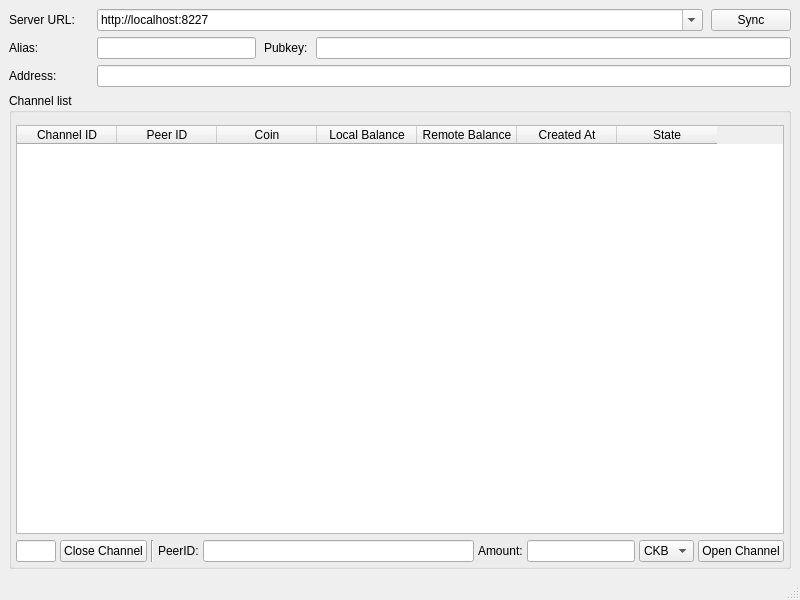
<?xml version="1.0" encoding="UTF-8"?>
<ui version="4.0">
 <class>MainWindow</class>
 <widget class="QMainWindow" name="MainWindow">
  <property name="geometry">
   <rect>
    <x>0</x>
    <y>0</y>
    <width>800</width>
    <height>600</height>
   </rect>
  </property>
  <property name="sizePolicy">
   <sizepolicy hsizetype="Expanding" vsizetype="Expanding">
    <horstretch>0</horstretch>
    <verstretch>0</verstretch>
   </sizepolicy>
  </property>
  <property name="minimumSize">
   <size>
    <width>400</width>
    <height>300</height>
   </size>
  </property>
  <property name="windowTitle">
   <string>MainWindow</string>
  </property>
  <widget class="QWidget" name="centralwidget">
   <property name="sizePolicy">
    <sizepolicy hsizetype="Expanding" vsizetype="Expanding">
     <horstretch>0</horstretch>
     <verstretch>0</verstretch>
    </sizepolicy>
   </property>
   <layout class="QVBoxLayout" name="verticalLayout_2">
    <property name="spacing">
     <number>-1</number>
    </property>
    <item>
     <layout class="QVBoxLayout" name="verticalLayout" stretch="0,0,0,0">
      <property name="spacing">
       <number>6</number>
      </property>
      <property name="sizeConstraint">
       <enum>QLayout::SizeConstraint::SetDefaultConstraint</enum>
      </property>
      <property name="leftMargin">
       <number>0</number>
      </property>
      <property name="topMargin">
       <number>0</number>
      </property>
      <property name="rightMargin">
       <number>0</number>
      </property>
      <item>
       <layout class="QHBoxLayout" name="horizontalLayout" stretch="0,1,0">
        <property name="spacing">
         <number>8</number>
        </property>
        <item>
         <widget class="QLabel" name="label">
          <property name="sizePolicy">
           <sizepolicy hsizetype="Preferred" vsizetype="Fixed">
            <horstretch>0</horstretch>
            <verstretch>0</verstretch>
           </sizepolicy>
          </property>
          <property name="minimumSize">
           <size>
            <width>80</width>
            <height>0</height>
           </size>
          </property>
          <property name="text">
           <string>Server URL: </string>
          </property>
         </widget>
        </item>
        <item>
         <widget class="QComboBox" name="comboURL">
          <property name="editable">
           <bool>true</bool>
          </property>
          <item>
           <property name="text">
            <string>http://localhost:8227</string>
           </property>
          </item>
          <item>
           <property name="text">
            <string>http://47.99.60.37:8227</string>
           </property>
          </item>
         </widget>
        </item>
        <item>
         <widget class="QPushButton" name="btnConnect">
          <property name="text">
           <string>Sync</string>
          </property>
         </widget>
        </item>
       </layout>
      </item>
      <item>
       <layout class="QHBoxLayout" name="horizontalLayout_2" stretch="0,1,0,3">
        <property name="spacing">
         <number>8</number>
        </property>
        <item>
         <widget class="QLabel" name="label_2">
          <property name="minimumSize">
           <size>
            <width>80</width>
            <height>0</height>
           </size>
          </property>
          <property name="text">
           <string>Alias: </string>
          </property>
         </widget>
        </item>
        <item>
         <widget class="QLineEdit" name="txtAlias">
          <property name="readOnly">
           <bool>true</bool>
          </property>
         </widget>
        </item>
        <item>
         <widget class="QLabel" name="label_3">
          <property name="text">
           <string>Pubkey:</string>
          </property>
         </widget>
        </item>
        <item>
         <widget class="QLineEdit" name="txtPk">
          <property name="readOnly">
           <bool>true</bool>
          </property>
         </widget>
        </item>
       </layout>
      </item>
      <item>
       <layout class="QHBoxLayout" name="horizontalLayout_3">
        <property name="spacing">
         <number>8</number>
        </property>
        <item>
         <widget class="QLabel" name="label_4">
          <property name="minimumSize">
           <size>
            <width>80</width>
            <height>0</height>
           </size>
          </property>
          <property name="text">
           <string>Address:</string>
          </property>
         </widget>
        </item>
        <item>
         <widget class="QLineEdit" name="txtAddress"/>
        </item>
       </layout>
      </item>
      <item>
       <widget class="QGroupBox" name="groupBox">
        <property name="title">
         <string>Channel list</string>
        </property>
        <layout class="QVBoxLayout" name="verticalLayout_3">
         <property name="leftMargin">
          <number>4</number>
         </property>
         <property name="topMargin">
          <number>12</number>
         </property>
         <property name="rightMargin">
          <number>4</number>
         </property>
         <property name="bottomMargin">
          <number>4</number>
         </property>
         <item>
          <widget class="QTableWidget" name="tableChn">
           <column>
            <property name="text">
             <string>Channel ID</string>
            </property>
           </column>
           <column>
            <property name="text">
             <string>Peer ID</string>
            </property>
           </column>
           <column>
            <property name="text">
             <string>Coin</string>
            </property>
           </column>
           <column>
            <property name="text">
             <string>Local Balance</string>
            </property>
           </column>
           <column>
            <property name="text">
             <string>Remote Balance</string>
            </property>
           </column>
           <column>
            <property name="text">
             <string>Created At</string>
            </property>
           </column>
           <column>
            <property name="text">
             <string>State</string>
            </property>
           </column>
          </widget>
         </item>
         <item>
          <layout class="QHBoxLayout" name="channelControl" stretch="0,0,0,0,1,0,0,0,0">
           <property name="spacing">
            <number>4</number>
           </property>
           <item>
            <widget class="QLineEdit" name="txtChID">
             <property name="enabled">
              <bool>true</bool>
             </property>
             <property name="sizePolicy">
              <sizepolicy hsizetype="Minimum" vsizetype="Fixed">
               <horstretch>0</horstretch>
               <verstretch>0</verstretch>
              </sizepolicy>
             </property>
             <property name="minimumSize">
              <size>
               <width>10</width>
               <height>0</height>
              </size>
             </property>
             <property name="maximumSize">
              <size>
               <width>40</width>
               <height>16777215</height>
              </size>
             </property>
             <property name="baseSize">
              <size>
               <width>0</width>
               <height>0</height>
              </size>
             </property>
             <property name="text">
              <string/>
             </property>
             <property name="alignment">
              <set>Qt::AlignmentFlag::AlignCenter</set>
             </property>
             <property name="readOnly">
              <bool>true</bool>
             </property>
            </widget>
           </item>
           <item>
            <widget class="QPushButton" name="btnCloseChn">
             <property name="sizePolicy">
              <sizepolicy hsizetype="Preferred" vsizetype="Fixed">
               <horstretch>0</horstretch>
               <verstretch>0</verstretch>
              </sizepolicy>
             </property>
             <property name="text">
              <string>Close Channel</string>
             </property>
            </widget>
           </item>
           <item>
            <widget class="Line" name="line">
             <property name="orientation">
              <enum>Qt::Orientation::Vertical</enum>
             </property>
            </widget>
           </item>
           <item>
            <widget class="QLabel" name="label_5">
             <property name="text">
              <string>PeerID:</string>
             </property>
            </widget>
           </item>
           <item>
            <widget class="QLineEdit" name="txtPeerID"/>
           </item>
           <item>
            <widget class="QLabel" name="label_6">
             <property name="text">
              <string>Amount:</string>
             </property>
            </widget>
           </item>
           <item>
            <widget class="QLineEdit" name="txtChnAmount">
             <property name="alignment">
              <set>Qt::AlignmentFlag::AlignRight|Qt::AlignmentFlag::AlignTrailing|Qt::AlignmentFlag::AlignVCenter</set>
             </property>
            </widget>
           </item>
           <item>
            <widget class="QComboBox" name="comboBox">
             <item>
              <property name="text">
               <string>CKB</string>
              </property>
             </item>
            </widget>
           </item>
           <item>
            <widget class="QPushButton" name="btnOpenChn">
             <property name="sizePolicy">
              <sizepolicy hsizetype="Preferred" vsizetype="Fixed">
               <horstretch>0</horstretch>
               <verstretch>0</verstretch>
              </sizepolicy>
             </property>
             <property name="text">
              <string>Open Channel</string>
             </property>
            </widget>
           </item>
          </layout>
         </item>
        </layout>
       </widget>
      </item>
     </layout>
    </item>
   </layout>
  </widget>
  <widget class="QMenuBar" name="menubar">
   <property name="geometry">
    <rect>
     <x>0</x>
     <y>0</y>
     <width>800</width>
     <height>24</height>
    </rect>
   </property>
  </widget>
  <widget class="QStatusBar" name="statusbar"/>
 </widget>
 <resources/>
 <connections/>
</ui>
